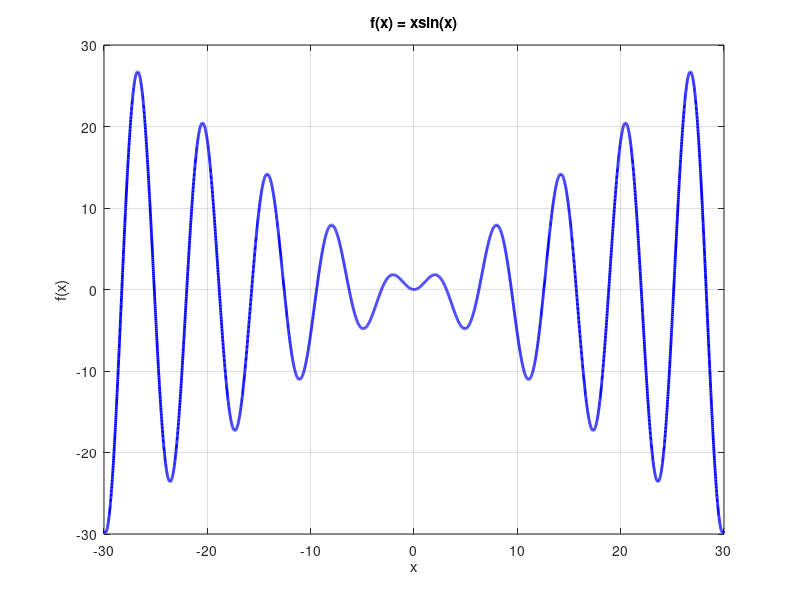

Write the MATLAB code that produced this figure. (Note: this script raises an error after producing the figure.)
x = -30:0.01:30; 


y = x.*sin(x); 

plot(x, y, 'b', 'LineWidth', 2);
grid on;
xlabel('x');
ylabel('f(x)');
title('f(x) = xsin(x)');
axis([-30,30,-30,30])

ax = gca;
ax.XAxisLocation = 'origin';
ax.YAxisLocation = 'origin';